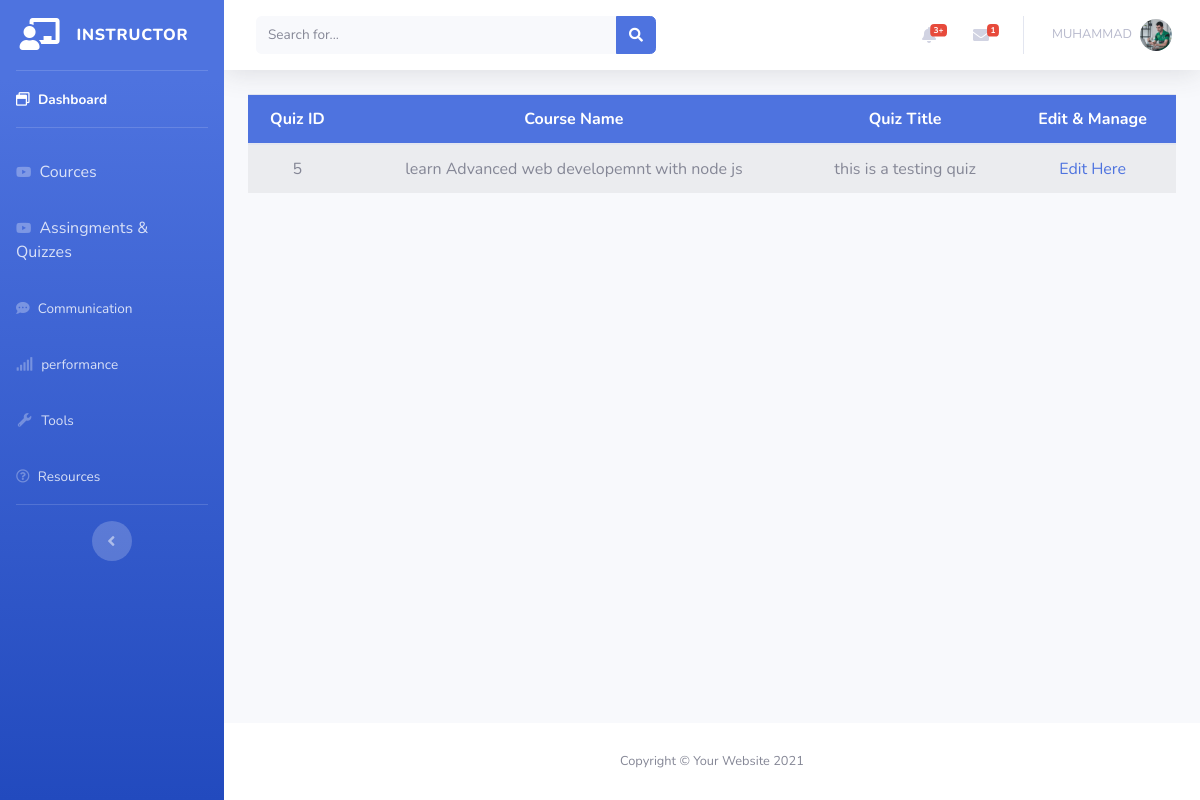
/instructor/dashboard/quiz.php (signed in), run on the app's committed database.
### tables this page shows
CREATE TABLE `instructor` (
  `instructor_id` int(11) NOT NULL,
  `fname` varchar(30) NOT NULL,
  `lname` varchar(30) NOT NULL,
  `headline` varchar(40) NOT NULL,
  `number` varchar(225) NOT NULL,
  `instructor_img` varchar(225) NOT NULL,
  `website` varchar(225) NOT NULL,
  `twitter` varchar(225) NOT NULL,
  `facebook` varchar(225) NOT NULL,
  `linkdin` varchar(225) NOT NULL,
  `youtube` varchar(225) NOT NULL,
  `biography` longtext NOT NULL,
  `MoreInfo` varchar(400) NOT NULL,
  `teachings` varchar(400) NOT NULL,
  `registration_id` int(11) NOT NULL
);

CREATE TABLE `quizzes` (
  `Q$A` int(11) NOT NULL,
  `quiz_section_name` varchar(150) NOT NULL,
  `quiz_title` varchar(150) NOT NULL,
  `question1` varchar(100) NOT NULL,
  `1A` varchar(10) NOT NULL,
  `1B` varchar(10) NOT NULL,
  `1C` varchar(10) NOT NULL,
  `1D` varchar(10) NOT NULL,
  `question2` varchar(100) NOT NULL,
  `2A` varchar(20) NOT NULL,
  `2B` varchar(20) NOT NULL,
  `2C` varchar(20) NOT NULL,
  `2D` varchar(20) NOT NULL,
  `question3` varchar(100) NOT NULL,
  `3A` varchar(20) NOT NULL,
  `3B` varchar(20) NOT NULL,
  `3C` varchar(20) NOT NULL,
  `3D` varchar(20) NOT NULL,
  `question4` varchar(100) NOT NULL,
  `4A` varchar(20) NOT NULL,
  `4B` varchar(20) NOT NULL,
  `4C` varchar(20) NOT NULL,
  `4D` varchar(20) NOT NULL,
  `question5` varchar(100) NOT NULL,
  `5A` varchar(20) NOT NULL,
  `5B` varchar(20) NOT NULL,
  `5C` varchar(20) NOT NULL,
  `5D` varchar(20) NOT NULL,
  `question6` varchar(100) NOT NULL,
  `6A` varchar(20) NOT NULL,
  `6B` varchar(20) NOT NULL,
  `6C` varchar(20) NOT NULL,
  `6D` varchar(20) NOT NULL,
  `question7` varchar(100) NOT NULL,
  `7A` varchar(20) NOT NULL,
  `7B` varchar(20) NOT NULL,
  `7C` varchar(20) NOT NULL,
  `7D` varchar(20) NOT NULL,
  `question8` varchar(100) NOT NULL,
  `8A` varchar(20) NOT NULL,
  `8B` varchar(20) NOT NULL,
  `8C` varchar(20) NOT NULL,
  `8D` varchar(20) NOT NULL,
  `question9` varchar(100) NOT NULL,
  `9A` varchar(20) NOT NULL,
  `9B` varchar(20) NOT NULL,
  `9C` varchar(20) NOT NULL,
  `9D` varchar(20) NOT NULL,
  `question10` varchar(100) NOT NULL,
  `10A` varchar(20) NOT NULL,
  `10B` varchar(20) NOT NULL,
  `10C` varchar(20) NOT NULL,
  `10D` varchar(20) NOT NULL,
  `cources_id` int(225) NOT NULL,
  `requirments_id` int(225) NOT NULL,
  `section_id` int(225) NOT NULL
);

CREATE TABLE `cource` (
  `courses_id` int(11) NOT NULL,
  `course_title` varchar(255) NOT NULL,
  `course_subtitle` varchar(225) NOT NULL,
  `select_language` varchar(100) NOT NULL,
  `selecting_level` varchar(100) NOT NULL,
  `select_category` int(11) NOT NULL,
  `primary_taught` varchar(225) NOT NULL,
  `course_img` varchar(225) NOT NULL,
  `course_video` varchar(225) NOT NULL,
  `instructor_name` varchar(50) NOT NULL,
  `course_description` longtext NOT NULL,
  `instructor_id` int(11) NOT NULL,
  `course_type` varchar(50) NOT NULL
);

### back.php (called while the page is built, shortened)
<?php
class backend{
    private $server = "localhost";
    private $username = "root";
    private $psw = "";
    private $database = "project";
    private $mysql;
    private $conn = false;
    public function __construct(){
        if(!$this->conn){
            $this->mysql = new mysqli($this->server, $this->username,$this->psw,$this->database);
            $this->conn = true;
        }
        else{
           return true;
        }
    }
      function fetching($table, $rows="*", $join = null, $where = null){
        $select = "SELECT $rows FROM $table";
        if(!is_null($where)){
            $select .= " WHERE $where";
        }
        $RunSelect = $this->mysql->query($select);
        if($RunSelect){
            $FetchData = $RunSelect->fetch_all(MYSQLI_ASSOC);
            if($FetchData){
                if($FetchData !== null){
                    return $FetchData;
                }
            }
        }else{
            echo "Error Occur in Query".$this->mysql->error;
            return array();
        }
      }
    }
?>

### instructor/dashboard/quiz.php (the view, shortened to what this page needs)
<?php
  include("../../back.php");
  if(isset($_SESSION['login']) && ($_SESSION['role'] == 1)){
?>
<!DOCTYPE html>
<html lang="en">
<head>
    <link href="vendor/fontawesome-free/css/all.min.css" rel="stylesheet" type="text/css">
    <link href="css/sb-admin-2.min.css" rel="stylesheet">
</head>
<body id="page-top">
    <div id="wrapper">
        <ul class="navbar-nav bg-gradient-primary sidebar sidebar-dark accordion" id="accordionSidebar" >
            <a class="sidebar-brand d-flex align-items-center justify-content-center" href="index.html">
                <div class="sidebar-brand-icon">
                    <i class="fas fa-chalkboard-teacher"></i>
                </div>
                <div class="sidebar-brand-text mx-3">INSTRUCTOR</div>
            </a>
            <hr class="sidebar-divider my-0">
            <li class="nav-item fw-bold active">
                <a class="nav-link" href="index.php">
                <i class="far fa-window-restore"></i>
                    <span>Dashboard</span></a>
            </li>
            <hr class="sidebar-divider">
            <li class="nav-item fw-bold">
                <a class="nav-link collapsed" target="_blank" href="cources.php">
                <i class="fab fa-youtube"></i>
                    Cources
                </a>
            </li>
            <li class="nav-item">
                <a class="nav-link collapsed" href="A&Q.php">
                <i class="fab fa-youtube"></i>
                    Assingments & Quizzes
                </a>
            </li>
            <li class="nav-item fw-bold">
                <a class="nav-link collapsed" href="communication.php">
                   <i class="fas fa-comment-dots"></i>
                    <span>Communication</span>
                </a>
            </li>
            <li class="nav-item fw-bold">
                <a class="nav-link collapsed" href="performance.php">
                <i class="fas fa-signal"></i>
                    <span>performance</span>
                </a>
            </li>
            <li class="nav-item fw-bold">
                <a class="nav-link" href="tools.php">
                <i class="fas fa-fw fa-wrench"></i>
                    <span>Tools</span></a>
            </li>
            <li class="nav-item fw-bold">
                <a class="nav-link" href="resources.php">
                <i class="far fa-question-circle"></i>
                    <span>Resources</span></a>
            </li>
            <hr class="sidebar-divider d-none d-md-block">
            <div class="text-center d-none d-md-inline">
                <button class="rounded-circle border-0" id="sidebarToggle"></button>
            </div>
        </ul>
        <div id="content-wrapper" class="d-flex flex-column">
            <div id="content">
                <nav class="navbar navbar-expand navbar-light bg-white topbar mb-4 static-top shadow">
                    <form
                        class="d-none d-sm-inline-block form-inline mr-auto ml-md-3 my-2 my-md-0 mw-100 navbar-search">
                        <div class="input-group">
                            <input type="text" class="form-control bg-light border-0 small" placeholder="Search for..."
                                aria-label="Search" aria-describedby="basic-addon2">
                            <div class="input-group-append">
                                <button class="btn btn-primary" type="button">
                                    <i class="fas fa-search fa-sm"></i>
                                </button>
                            </div>
                        </div>
                    </form>
                    <ul class="navbar-nav ml-auto">
                        <li class="nav-item dropdown no-arrow mx-1">
                            <a class="nav-link dropdown-toggle" href="#" id="alertsDropdown" role="button"
                                data-toggle="dropdown" aria-haspopup="true" aria-expanded="false">
                                <i class="fas fa-bell fa-fw"></i>
                                <span class="badge badge-danger badge-counter">3+</span>
                            </a>
                        </li>
<?php
                                $getStudent = new backend();
                                $logerID = $_SESSION['id'];
                                $getStudentDataMain = $getStudent->fetching("student_messages","*",null,"instructor_id = $logerID");
?>
                        <li class="nav-item dropdown no-arrow mx-1">
                            <a class="nav-link dropdown-toggle" href="#" id="messagesDropdown" role="button"
                                data-toggle="dropdown" aria-haspopup="true" aria-expanded="false">
                                <i class="fas fa-envelope fa-fw"></i>
                                <span class="badge badge-danger badge-counter"><?php
                                   if(!empty($getStudentDataMain)){
                                    $numberOfRecords = count($getStudentDataMain);
                                    echo $numberOfRecords;
                                }else{
                                    echo null;
                                }
                                ?></span>
                            </a>
                        </li>
                        <li class="nav-item dropdown no-arrow">
                        <?php
                        if (isset($_SESSION['id'])) {
                            $login_id = $_SESSION['id'];
                            $loginObject = new backend();
                            $login_data = $loginObject->fetching('instructor', '*', null, "registration_id = '$login_id'");
                            if ($login_data){
                                foreach ($login_data as $final_data) {
                                    $fname = $final_data['fname'];
                                    $instructor_img = $final_data['instructor_img'];
                                    ?>
                            <a class="nav-link dropdown-toggle" href="#" id="userDropdown" role="button"
                                data-toggle="dropdown" aria-haspopup="true" aria-expanded="false">
                                <span class="mr-2 d-none d-lg-inline text-gray-500 small"><?= $fname ?></span>
                                <img class="img-profile rounded-circle"
                                    src="../../<?= $instructor_img ?>">
                            </a>
                                    <?php
                                }
                                }
                         } ?>
                        </li>
                    </ul>
                </nav>
                <div class="container-fluid">
                    <table class="table table-striped">
  <thead class="text-center bg-primary"style="color:white!important;">
    <tr>
      <th scope="col">Quiz ID</th>
      <th scope="col">Course Name</th>
      <th scope="col">Quiz Title</th>
      <th scope="col">Edit & Manage</th>
    </tr>
  </thead>
  <tbody class="text-center">
<?php
$Quiz_Object = new backend();
?>
    <tr>
    <?php
$instructor_logId = $_SESSION['id'];
$InsData = $Quiz_Object->fetching("instructor","instructor_id",null,"registration_id = $instructor_logId");
if(!empty($InsData)){
    foreach($InsData as $mainDataGet){
    $instructor_main_id = $mainDataGet['instructor_id'];
}
$CourceData = $Quiz_Object->fetching("cource","*",null,"instructor_id = $instructor_main_id");
if(!empty($CourceData)){
    foreach($CourceData as $GetCourceData){
        $courses_required_id = $GetCourceData['courses_id'];
        $QuizzesData = $Quiz_Object->fetching("quizzes","*",null,"cources_id = $courses_required_id");
        if(!empty($QuizzesData)){
            foreach($QuizzesData as $TotalQuizzes){
                $QA = $TotalQuizzes['Q$A'];
                $quiz_title = $TotalQuizzes['quiz_title'];
                $cources_id = $TotalQuizzes['cources_id'];
                if(!empty($QA)){
                    echo "<td>$QA</td>";
                  }else{
                    echo null;
                  }
                $CourceNewData = $Quiz_Object->fetching("cource","*",null,"courses_id = $cources_id");
                if(!empty($CourceNewData)){
                    foreach ($CourceNewData as $Always) {
                        $course_title = $Always['course_title'];
                        $courses_id = $Always['courses_id'];
                        echo "<td>".$course_title."</td>";
                    }
                }
                if (!empty($quiz_title)) {
                    echo '<td>' . $quiz_title . '</td>';
                }else{
                    echo null;
                }
                if (!empty($quiz_title)) {
?>
        <td><a href="edit_quiz.php?title=<?=$quiz_title?>&course_id=<?=$courses_id?>">Edit Here</a></td>
<?php
                }
            }
        }else{
            echo null;
        }
    }
}else{
    echo "<td colspan='4'>There is no Quiz yet</td>";
}
}else{
    echo null;
}
?>
   </tr>
    </tbody>
    </table>
                </div>
            </div>
            <footer class="sticky-footer bg-white">
                <div class="container my-auto">
                    <div class="copyright text-center my-auto">
                        <span>Copyright &copy; Your Website 2021</span>
                    </div>
                </div>
            </footer>
        </div>
    </div>
</body>
</html>
<?php
}else{
    header("location: log.php");
  }
?>

### data on the page
instructor: fname "MUHAMMAD", instructor_img (picture)
cource: course_title "learn Advanced web developemnt with node js"
quizzes: value "5", quiz_title "this is a testing quiz"

### other printed values
$numberOfRecords "1"
